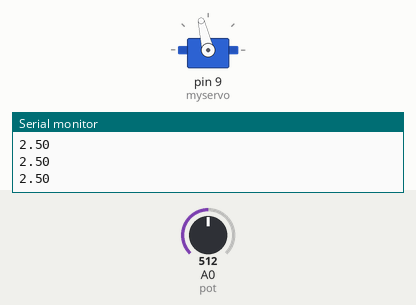
Bench run of a sketch on a simulated Arduino Uno, built with avr-gcc and run on an emulated ATmega328P. On the bench: servo, the last lines printed to the serial monitor. Inputs (shaded band) come from the test bench; at power-on: A0 (pot) = 512.

Above: at 1.25 s.
1.3 s: A0 (pot) set to 900
At 2.46 s:
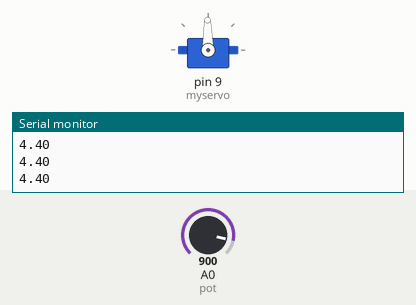
4.3 s: A0 (pot) set to 716
At 4.47 s:
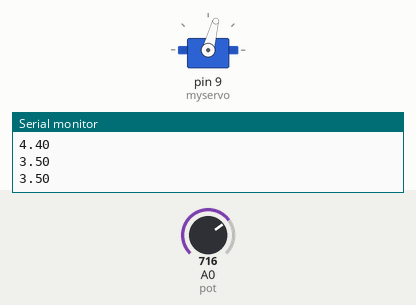
7.3 s: A0 (pot) set to 306
At 7.49 s:
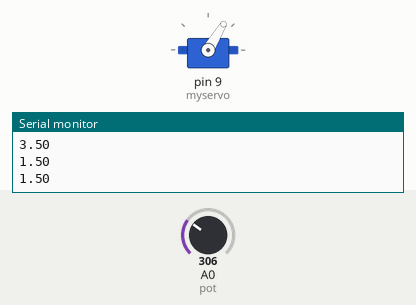
Timing chart, 0 to 19.2 s (numbered marks = the images above; inputs shaded):
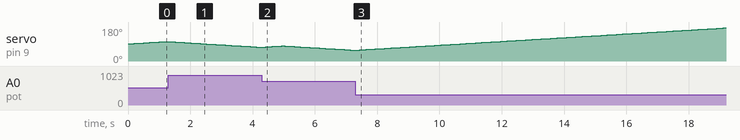

The sketch:

New_Throttle_Rudimentary_Improved.ino
```cpp
#include <Servo.h>

Servo myservo;
int pos = 90;
int desV = 0;
int desV1 = 4;
int desV2 = 2;
int del = 100;
int time;
int time1 = 5000;
int time2 = 10000;

void setup() {
  Serial.begin(9600);
  myservo.attach(9);
  myservo.write(5);
}

void loop() {
  time = millis(); //define time in ms
   if (time < time1) {
     desV = desV1;
   }
   else {
     desV = desV2;
   }
   int sensorValue = analogRead(A0); //read pin from pot
   float involtage = sensorValue * (5.0 / 1023.0); //convert to usable voltage
   Serial.println(involtage); //print involtage value
    if (involtage < desV) {
      ++pos; //increment position
      myservo.write(pos);
    }
    else {
      --pos; //decrement position
      myservo.write(pos);
    }
   delay(del);
 }
```
